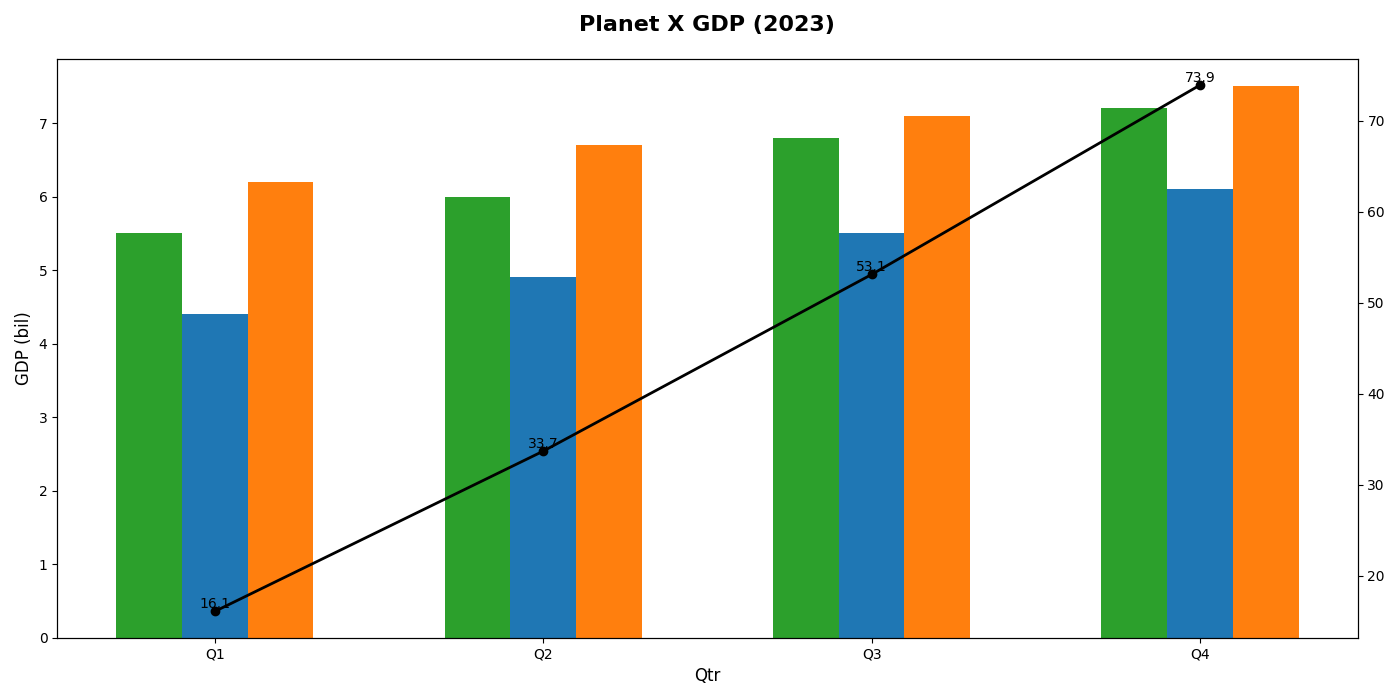

This chart was generated by the following Python code:
import matplotlib.pyplot as plt
import numpy as np

# Data
quarters = ['Q1', 'Q2', 'Q3', 'Q4']
agri_gdp = [5.5, 6.0, 6.8, 7.2]
manu_gdp = [4.4, 4.9, 5.5, 6.1]
serv_gdp = [6.2, 6.7, 7.1, 7.5]

# Cumulative GDP without tech_gdp
cumulative_gdp = np.cumsum([sum(x) for x in zip(agri_gdp, manu_gdp, serv_gdp)])

fig, ax1 = plt.subplots(figsize=(14, 7))

width = 0.2
x_indices = np.arange(len(quarters))

ax1.bar(x_indices - width, agri_gdp, width=width, color='tab:green')
ax1.bar(x_indices, manu_gdp, width=width, color='tab:blue')
ax1.bar(x_indices + width, serv_gdp, width=width, color='tab:orange')

ax1.set_title('Planet X GDP (2023)', fontsize=16, fontweight='bold', pad=20)
ax1.set_xlabel('Qtr', fontsize=12)
ax1.set_ylabel('GDP (bil)', fontsize=12)
ax1.set_xticks(x_indices)
ax1.set_xticklabels(quarters)

ax2 = ax1.twinx()
ax2.plot(x_indices, cumulative_gdp, color='black', marker='o', linestyle='-', linewidth=2)

for i, val in enumerate(cumulative_gdp):
    ax2.text(i, val, f'{val:.1f}', color='black', fontsize=10, ha='center', va='bottom')

plt.tight_layout()
plt.show()
